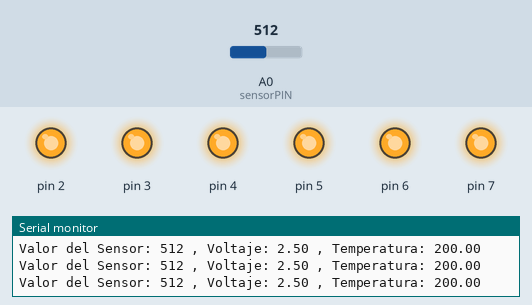
Simulated run of this sketch. Board: Arduino Uno, built with avr-gcc and run on an emulated ATmega328P. Parts: output pins drawn as LEDs (lit = HIGH), the last lines printed to the serial monitor. The inputs (shaded band) are chosen by the test bench; at power-on: A0 (sensorPIN) = 512.

Above: at 1.2 s.
1.3 s: A0 (sensorPIN) set to 169
4.3 s: A0 (sensorPIN) set to 155
At 5.5 s:
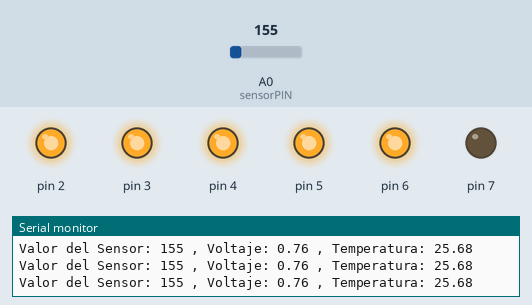
5.8 s: A0 (sensorPIN) set to 122
At 6.8 s:
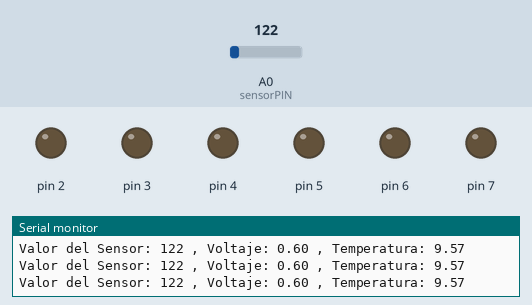
7.3 s: A0 (sensorPIN) set to 1023
At 8.2 s:
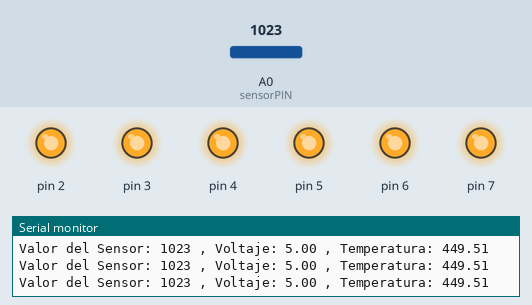
Timing chart, 0 to 9.8 s (numbered marks = the images above; inputs shaded):
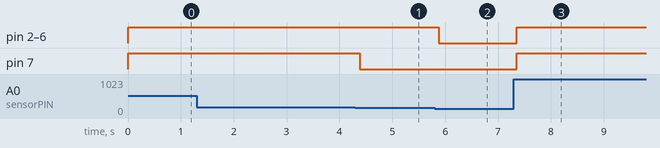

Measured:
- the behaviour switches between 156 and 155 on A0 (sensorPIN) (found by bisection; images 0 and 1)
- after the input at 4.3 s, pin 7: HIGH → LOW after 0.09 s
- after the input at 5.8 s, pin 2–6: HIGH → LOW after 0.08 s
- after the input at 7.3 s, pin 2–7: LOW → HIGH after 0.06 s

The sketch:

KIT03TestAmorV2.0.ino
```cpp
/*
Arduino StarKIT 03 La pruebra del amor con la temperatura
V2.0 Mas LED, y ajuste de la temperatura mas fino
*/

const int sensorPIN = A0;
const float baselineTemp = 20.0;

void setup() {
  // Abre un puerto serie
  Serial.begin(9600);

  // Inicializamos los LED como salida y los apagamos

  for (int pinNumber = 2; pinNumber <8; pinNumber++){
    pinMode(pinNumber, OUTPUT);
    digitalWrite(pinNumber, LOW);
  }

}

void loop() {
  // leemos el valor del sensor de temperatura (analogico)
  int sensorVal = analogRead(sensorPIN);

  Serial.print("Valor del Sensor: ");
  Serial.print(sensorVal);

  // convertimos el valor del sensor en voltios
  float voltaje = (sensorVal/1024.0)*5.0;

  Serial.print(" , Voltaje: ");
  Serial.print(voltaje);

  // calculamos la tension en Temperatura
  float temperatura = (voltaje - .5)*100;

  Serial.print(" , Temperatura: ");
  Serial.println(temperatura);

  // segun el valor encendemos LED
  if(temperatura < baselineTemp+1){
    digitalWrite(2, LOW);
    digitalWrite(3, LOW);
    digitalWrite(4, LOW);
    digitalWrite(5, LOW);
    digitalWrite(6, LOW);
    digitalWrite(7, LOW);
  }else if(temperatura >= baselineTemp+1 && temperatura < baselineTemp+2){
    digitalWrite(2, HIGH);
    digitalWrite(3, LOW);
    digitalWrite(4, LOW);
    digitalWrite(5, LOW);
    digitalWrite(6, LOW);
    digitalWrite(7, LOW);
  }else if(temperatura >= baselineTemp+2 && temperatura < baselineTemp+3){
    digitalWrite(2, HIGH);
    digitalWrite(3, HIGH);
    digitalWrite(4, LOW);
    digitalWrite(5, LOW);
    digitalWrite(6, LOW);
    digitalWrite(7, LOW);
  }else if(temperatura >= baselineTemp+3 && temperatura < baselineTemp+4){
    digitalWrite(2, HIGH);
    digitalWrite(3, HIGH);
    digitalWrite(4, HIGH);
    digitalWrite(5, LOW);
    digitalWrite(6, LOW);
    digitalWrite(7, LOW);
  }else if(temperatura >= baselineTemp+4 && temperatura < baselineTemp+5){
    digitalWrite(2, HIGH);
    digitalWrite(3, HIGH);
    digitalWrite(4, HIGH);
    digitalWrite(5, HIGH);
    digitalWrite(6, LOW);
    digitalWrite(7, LOW);
  }else if(temperatura >= baselineTemp+5 && temperatura < baselineTemp+6){
    digitalWrite(2, HIGH);
    digitalWrite(3, HIGH);
    digitalWrite(4, HIGH);
    digitalWrite(5, HIGH);
    digitalWrite(6, HIGH);
    digitalWrite(7, LOW);
  }else if(temperatura >= baselineTemp+6){
    digitalWrite(2, HIGH);
    digitalWrite(3, HIGH);
    digitalWrite(4, HIGH);
    digitalWrite(5, HIGH);
    digitalWrite(6, HIGH);
    digitalWrite(7, HIGH);
  }
  delay(10);
}
```
